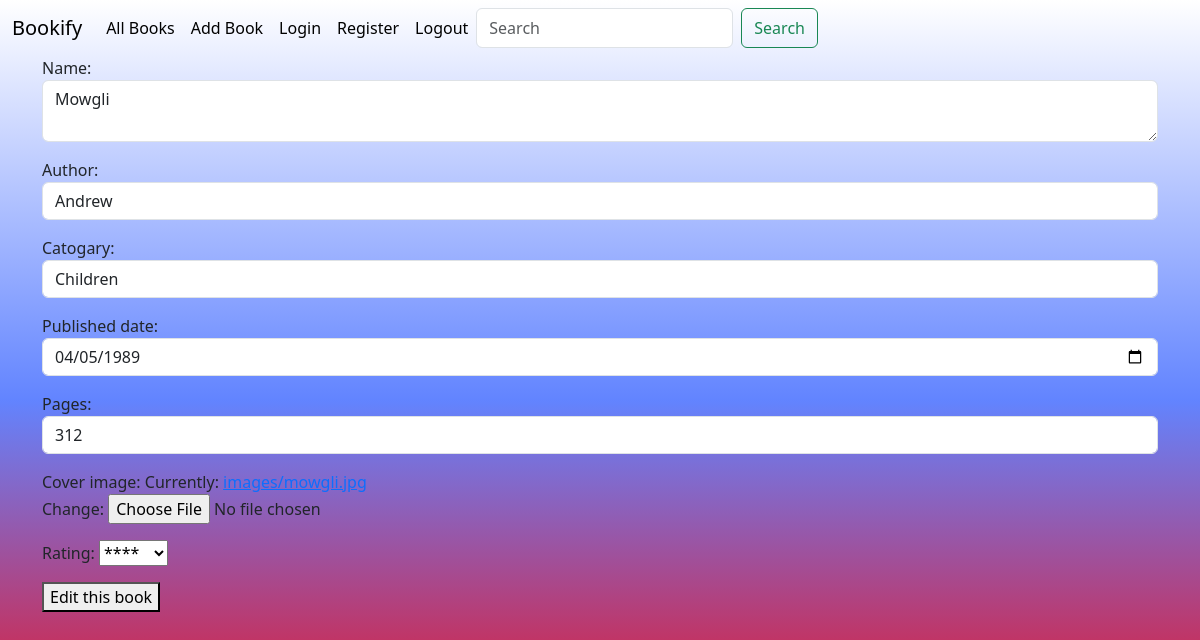
/books/2/change (signed in), run on the app's committed database.
### myapp/models.py (models this page shows, shortened)
class Books(Model):
    name=CharField(max_length=20)
    author=CharField(max_length=20)
    catogary=CharField(max_length=20)
    published_date=DateField(null=True)
    pages=PositiveIntegerField(null=True)
    cover_image=ImageField(upload_to='images',null=True)
    rating=CharField(max_length=5,choices=RATING)

### myapp/views.py (the view, shortened to what this page needs)
# urls.py: path('books/<int:pk>/change',BookUpdateView.as_view(),name='update_book'),
@method_decorator(signin_required,name='dispatch')
class BookUpdateView(View):
    def get(self,request,*args,**kwargs):
        id=kwargs.get('pk')
        qs=Books.objects.get(id=id)
        form=BookAddModelForm(instance=qs)
        return render(request,'update_books.html',{'form':form})

### myapp/forms.py
class BookAddModelForm(ModelForm):
    class Meta:
        model=Books
        fields='__all__'
        widgets={
            'name':Textarea(attrs={'class':'form-control','rows':2}),
            'author':TextInput(attrs={'class':'form-control'}),
            'catogary':TextInput(attrs={'class':'form-control'}),
            'published_date':DateInput(attrs={'class':'form-control','type':'date'}),
            'pages':NumberInput(attrs={'class':'form-control'}),
        }

### myapp/views.py (called while the page is built)
def signin_required(fn):
    def wrapper(request,*args,**kwargs):
        if not request.user.is_authenticated:
            messages.error(request,'Invalid session,Sign In')
            return redirect('signin')
        else:
            return fn(request,*args,**kwargs)
    return wrapper

### myapp/templates/update_books.html (shortened to what this page needs)
{%extends 'theme.html'%}
{%block content%}
    <div class="container">
        <form action="" method="post" enctype="multipart/form-data">
            {{ form.as_p }}
            <button type="submit">Edit this book</button>
        </form>
    </div>
{%endblock%}

### myapp/static/css/style.css (style rules this page uses)
body { background-color: #FFFFFF; background-image: linear-gradient(180deg, #FFFFFF 0%, #6284FF 50%, #FF0000 100%); height: 100vh; }

### data on the page
Books: name "Mowgli", author "Andrew", catogary "Children", published_date "04/05/1989", pages "312", rating "****"
